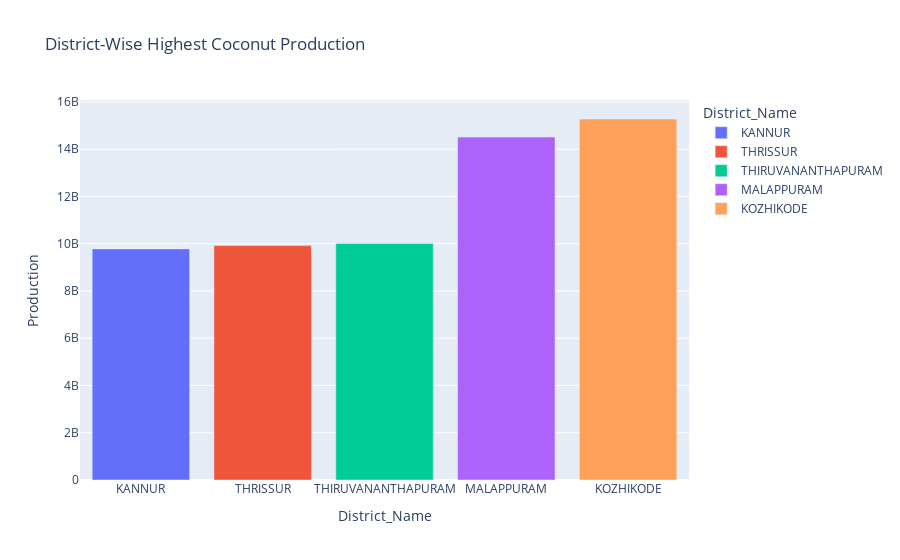

Write notebook code for a chart like this one.
### Markdown cell above
### 15.largest coconut producing district in india ?

### Code cell
df8 = df_cc.groupby(by='District_Name')['Production'].sum().reset_index().sort_values(by='Production').tail()
px.bar(df8, 'District_Name', 'Production',color='District_Name',title = 'District-Wise Highest Coconut Production' )

### Figure 1 — Plotly figure (JSON) as saved in the notebook; plotly's stock layout.template omitted (floating-point values rounded to 4 significant figures)
{"data": [{"alignmentgroup": "True", "hovertemplate": "District_Name=%{x}<br>Production=%{y}<extra></extra>", "legendgroup": "KANNUR", "marker": {"color": "#636efa", "pattern": {"shape": ""}}, "name": "KANNUR", "offsetgroup": "KANNUR", "orientation": "v", "showlegend": true, "textposition": "auto", "type": "bar", "x": ["KANNUR"], "xaxis": "x", "y": [9780310000], "yaxis": "y"}, {"alignmentgroup": "True", "hovertemplate": "District_Name=%{x}<br>Production=%{y}<extra></extra>", "legendgroup": "THRISSUR", "marker": {"color": "#EF553B", "pattern": {"shape": ""}}, "name": "THRISSUR", "offsetgroup": "THRISSUR", "orientation": "v", "showlegend": true, "textposition": "auto", "type": "bar", "x": ["THRISSUR"], "xaxis": "x", "y": [9920739000], "yaxis": "y"}, {"alignmentgroup": "True", "hovertemplate": "District_Name=%{x}<br>Production=%{y}<extra></extra>", "legendgroup": "THIRUVANANTHAPURAM", "marker": {"color": "#00cc96", "pattern": {"shape": ""}}, "name": "THIRUVANANTHAPURAM", "offsetgroup": "THIRUVANANTHAPURAM", "orientation": "v", "showlegend": true, "textposition": "auto", "type": "bar", "x": ["THIRUVANANTHAPURAM"], "xaxis": "x", "y": [10013366000], "yaxis": "y"}, {"alignmentgroup": "True", "hovertemplate": "District_Name=%{x}<br>Production=%{y}<extra></extra>", "legendgroup": "MALAPPURAM", "marker": {"color": "#ab63fa", "pattern": {"shape": ""}}, "name": "MALAPPURAM", "offsetgroup": "MALAPPURAM", "orientation": "v", "showlegend": true, "textposition": "auto", "type": "bar", "x": ["MALAPPURAM"], "xaxis": "x", "y": [14512517000], "yaxis": "y"}, {"alignmentgroup": "True", "hovertemplate": "District_Name=%{x}<br>Production=%{y}<extra></extra>", "legendgroup": "KOZHIKODE", "marker": {"color": "#FFA15A", "pattern": {"shape": ""}}, "name": "KOZHIKODE", "offsetgroup": "KOZHIKODE", "orientation": "v", "showlegend": true, "textposition": "auto", "type": "bar", "x": ["KOZHIKODE"], "xaxis": "x", "y": [15278706000], "yaxis": "y"}], "layout": {"barmode": "relative", "legend": {"title": {"text": "District_Name"}, "tracegroupgap": 0}, "title": {"text": "District-Wise Highest Coconut Production"}, "xaxis": {"anchor": "y", "categoryarray": ["KANNUR", "THRISSUR", "THIRUVANANTHAPURAM", "MALAPPURAM", "KOZHIKODE"], "categoryorder": "array", "domain": [0, 1], "title": {"text": "District_Name"}}, "yaxis": {"anchor": "x", "domain": [0, 1], "title": {"text": "Production"}}}}
